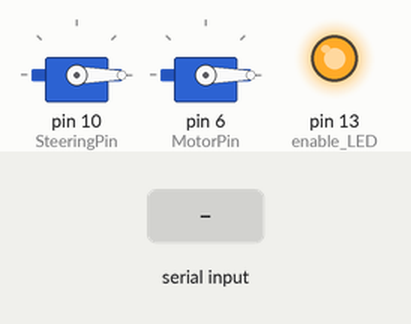
Simulated run of this sketch. Board: Arduino Uno, built with avr-gcc and run on an emulated ATmega328P. On the bench: 2 × servo, output pins drawn as LEDs (lit = HIGH). The inputs (shaded band) are chosen by the test bench.

Above: at 1.2 s.
1.3 s: "90,45\n" received over Serial
At 2.8 s:
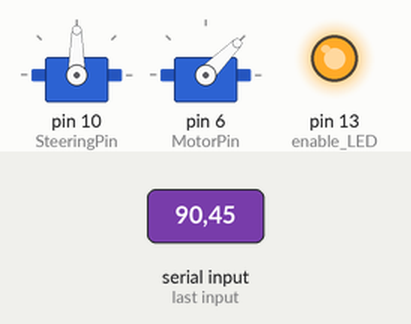
4.3 s: "30,150\n" received over Serial
At 5.8 s:
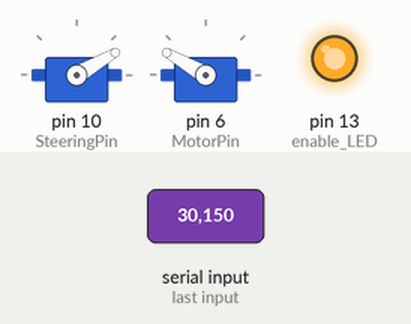
7.3 s: "1,90\n" received over Serial
At 8.8 s:
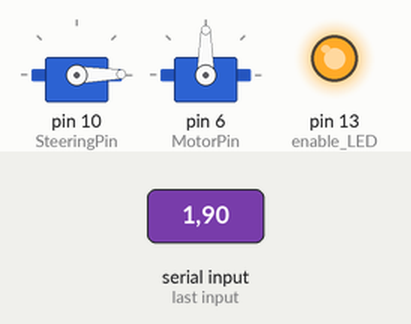
Timing chart, 0 to 16.3 s (numbered marks = the images above; inputs shaded):
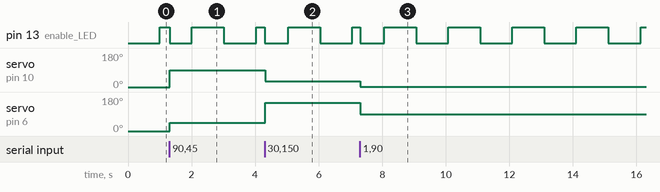

Measured:
- after the input at 1.3 s, servo on pin 10 (SteeringPin): 0° → 90° at once; servo on pin 6 (MotorPin): 0° → 45° at once
- after the input at 4.3 s, servo on pin 10 (SteeringPin): 90° → 30° at once; servo on pin 6 (MotorPin): 45° → 150° at once
- after the input at 7.3 s, servo on pin 10 (SteeringPin): 30° → 1° at once; servo on pin 6 (MotorPin): 150° → 90° at once
- by itself, pin 13 (enable_LED): repeats every 2.0 s: HIGH 1.0 s, LOW 1.0 s

The sketch:

OpenMVArduino.ino
```cpp
/* Miminimum sketch to translate incoming serial from an OpenMV board to Ardunio commands for motor and servo
 *  Written by Chris Anderson, DIYRobocars, 2017
 */

#include <Servo.h> //servo library
#include <SoftwareSerial.h>

SoftwareSerial mySerial(2, 5); // RX, TX
Servo myservoa, myservob; // create servo objects to control servos
int SteeringPin = 10;  // This corresponds to Servo Output 1
int MotorPin = 6;  // This correspondes to Servo Output 2
int CH3 = 5; // Corresponds to Servo Output 3
int CH4 = 4; // Corresponds to Servo Output 4
int CH5 = 9; // Corresponds to Servo Outut 5
int steer, motor;

unsigned long time;
unsigned long lasttime = 0;
bool LEDState = LOW;

const int BAUD_RATE = 9600;

void setup() {
    Serial.begin(BAUD_RATE);
    myservoa.attach(SteeringPin);// attach servo on Output 1 to servo object
    myservob.attach(MotorPin);// attach servo on Output 2 to servo object
    mySerial.begin(9600);   // This is for the debug console
    mySerial.println("Hello, world");
    pinMode(LED_BUILTIN, OUTPUT);  // enable LED
}

void loop() {
  time = millis();
  if (time > lasttime + 1000) {   // flash the LED every second to show "resting" mode
      lasttime = time;
      LEDState = !LEDState; // reverse the LED state
      digitalWrite(LED_BUILTIN, LEDState);   // turn on or off the LED
       }
  while (Serial.available() > 0) {
   // look for the next valid integer in the incoming serial stream:
    int tempsteer = Serial.parseInt();
//    mySerial.println(steer);   // turn this on for debgging. Warning: it will make the servos pulse
    // do it again:
    int tempmotor = Serial.parseInt();
//    mySerial.println(motor);   // turn this on for debgging. Warning: it will make the servos pulse
    // look for the newline. That's the end of the commands
    if (Serial.read() == '\n') {
        steer=tempsteer;
        motor=tempmotor;
        LEDState = !LEDState; // reverse the LED state
        digitalWrite(LED_BUILTIN, LEDState);   // turn on or off the LED to show activity
    }
  }
  myservoa.write(steer); // send values to output
  myservob.write(motor);
  delay (20);
}
```
